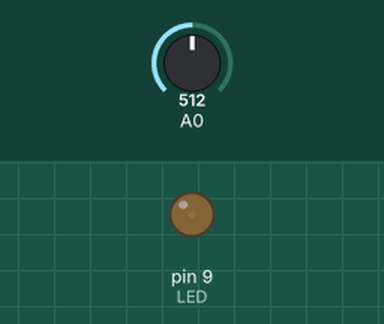
Recording of a sketch running on a simulated Arduino Uno, built with avr-gcc and run on an emulated ATmega328P. Parts: output pins drawn as LEDs (lit = HIGH). Inputs (shaded band) come from the test bench; at power-on: A0 = 512.

Above: at 1.2 s.
1.3 s: A0 set to 214
At 2.5 s:
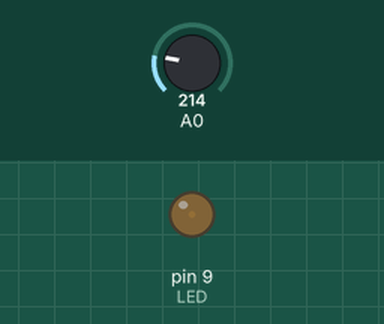
2.8 s: A0 set to 200
At 3.7 s:
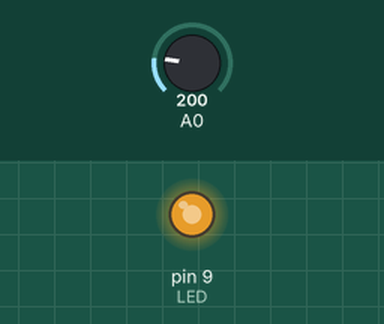
4.3 s: A0 set to 122
At 4.8 s:
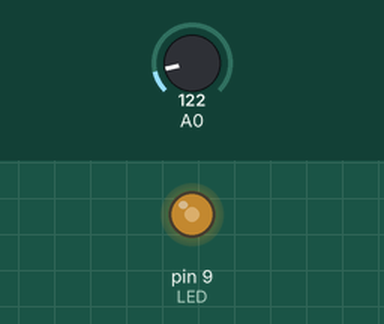
5.8 s: A0 set to 210
At 7.0 s:
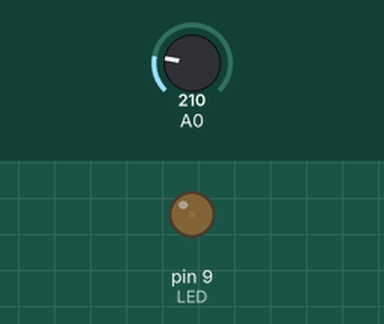
7.3 s: A0 set to 190
At 8.3 s:
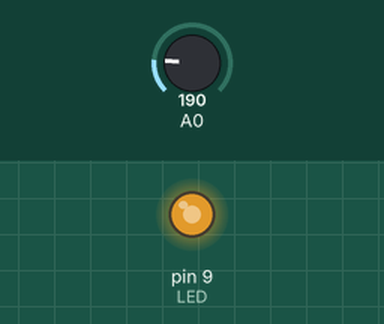
8.8 s: A0 set to 511
At 9.4 s:
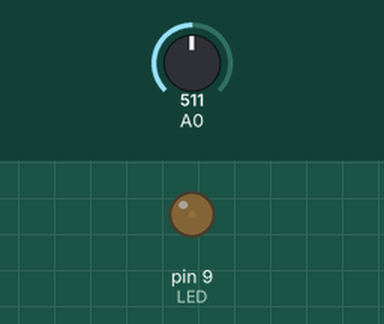
Timing chart, 0 to 11.3 s (numbered marks = the images above; inputs shaded):
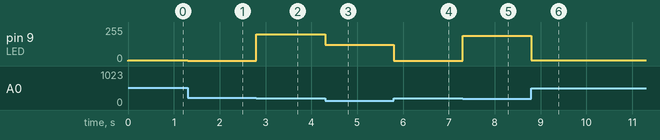

Measured:
- the behaviour switches between 201 and 200 on A0 (found by bisection; images 1 and 2)
- after the input at 1.3 s, pin 9 (LED): 5/255 → 2/255 at once
- after the input at 2.8 s, pin 9 (LED): 2/255 → 200/255 at once
- after the input at 4.3 s, pin 9 (LED): 200/255 → 122/255 at once
- after the input at 5.8 s, pin 9 (LED): 122/255 → 2/255 at once
- after the input at 7.3 s, pin 9 (LED): 2/255 → 190/255 at once
- after the input at 8.8 s, pin 9 (LED): 190/255 → 5/255 at once

The sketch:

analog_brightness.ino
```cpp
const int LED = 9; // the pin for the LED
int val = 0; // variable used to store the value
// coming from the sensor
void setup() {
pinMode(LED, OUTPUT); // LED is as an OUTPUT
// Note: Analogue pins are
// automatically set as inputs
}
void loop() {
val = analogRead(0); // read the value from
// the sensor
if(val>200) {
analogWrite(LED, val/100);
} else if(val>100) {
  analogWrite(LED, val);
} else if(val>50) {
  analogWrite(LED,val*100);
}
}
```
